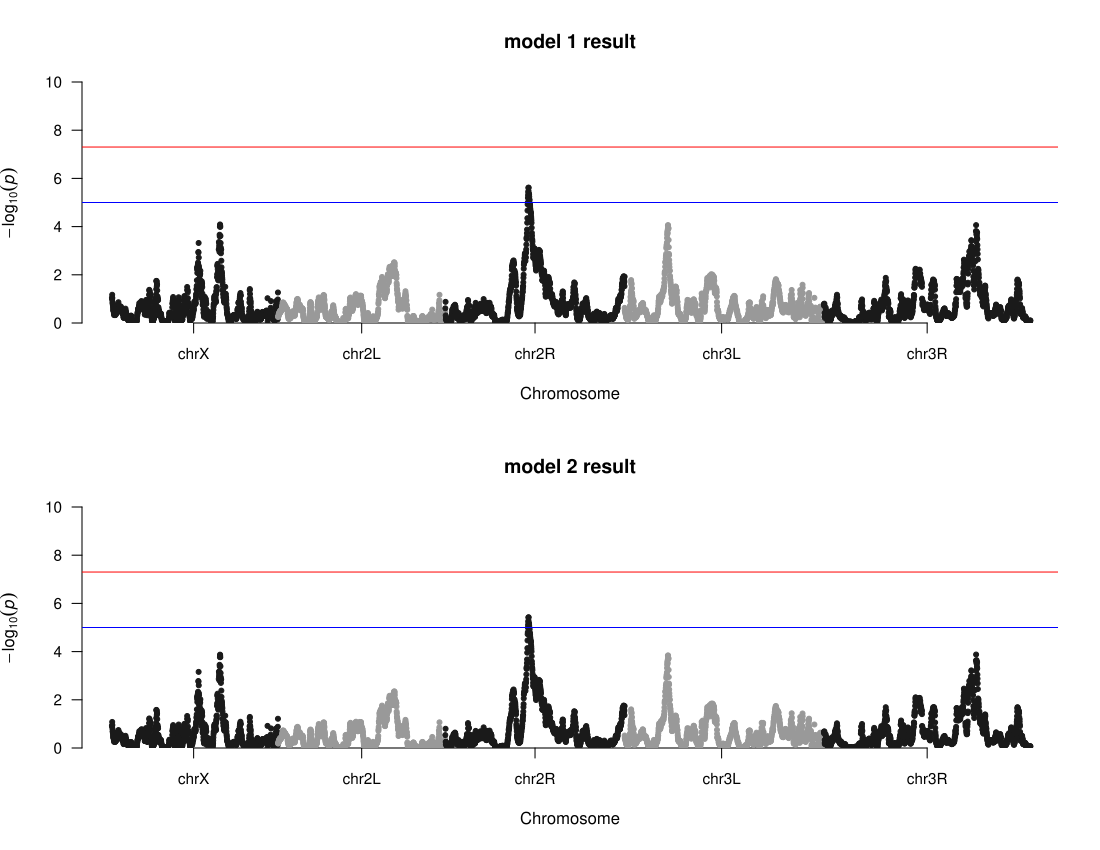

This figure's R source:
### Plotting Manhattan plot ### 
### Note the "Homework_week_8" script - need to have "myResult_1", "myResult_2", and "myResult_Merged"

# load library 
library(ggplot2)
library(dplyr)
library(tidyverse)
library(qqman)
library(grid)
library(gridExtra)


# setting the grid (2X1 grid)
par(mfrow=c(2,1))

# wrangle "myResult_1" and "myResult_2"

myResult_1_qq <- myResult_1 %>%
  select(chr, pos, p.value) %>%
  rename(CHR = chr, BP = pos, P = p.value) %>%
  mutate(SNP = paste(CHR, BP, sep = "_")) 

# changing the CHR labels to numbers 
myResult_1_qq <- myResult_1_qq %>%
  mutate(CHR = recode(CHR, "chrX" = 1, "chr2L" = 2, "chr2R" = 3, "chr3L" = 4, "chr3R" = 5))

myResult_2_qq <- myResult_2 %>%
  select(chr, pos, p.value) %>%
  rename(CHR = chr, BP = pos, P = p.value) %>%
  mutate(SNP = paste(CHR, BP, sep = "_")) 

# changing the CHR labels to numbers 
myResult_2_qq <- myResult_2_qq %>%
  mutate(CHR = recode(CHR, "chrX" = 1, "chr2L" = 2, "chr2R" = 3, "chr3L" = 4, "chr3R" = 5))

q1 <- manhattan(myResult_1_qq,
          main = "model 1 result",
          ylim = c(0,10),
          cex = 1.0,
          cex.axis = 0.9,
          logp = FALSE,
          chrlabs = c("chrX", "chr2L", "chr2R", "chr3L", "chr3R"))

q2 <- manhattan(myResult_2_qq,
                main = "model 2 result",
                ylim = c(0,10),
                cex = 1.0,
                cex.axis = 0.9,
                logp = FALSE,
                chrlabs = c("chrX", "chr2L", "chr2R", "chr3L", "chr3R"))

# mannually save the plot 
